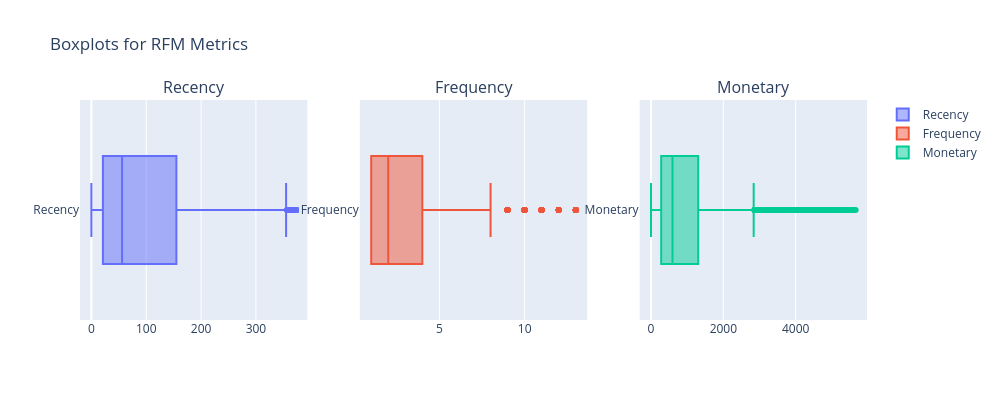

The code cell stored with this chart in its notebook:
### Code cell
# Check the updated distributions

fig = make_subplots(rows=1, cols=3, subplot_titles=["Recency", "Frequency", "Monetary"])

fig.add_trace(go.Box(x=rfm_table_cleaned['Recency'], name='Recency'), row=1, col=1)
fig.add_trace(go.Box(x=rfm_table_cleaned['Frequency'], name='Frequency'), row=1, col=2)
fig.add_trace(go.Box(x=rfm_table_cleaned['Monetary'], name='Monetary'), row=1, col=3)

fig.update_layout(height=400, width=1000, title_text="Boxplots for RFM Metrics")

#fig.write_html('plotly/boxplot_2.html')
fig.show();

### Figure 1 — Plotly figure (JSON) as saved in the notebook; plotly's stock layout.template omitted (floating-point values rounded to 4 significant figures; data arrays with more than 128 entries replaced by an {"elided": "..."} marker saying what was removed)
{"data": [{"name": "Recency", "type": "box", "x": {"elided": "4044 int values"}, "xaxis": "x", "yaxis": "y"}, {"name": "Frequency", "type": "box", "x": {"elided": "4044 int values"}, "xaxis": "x2", "yaxis": "y2"}, {"name": "Monetary", "type": "box", "x": {"elided": "4044 float values"}, "xaxis": "x3", "yaxis": "y3"}], "layout": {"annotations": [{"font": {"size": 16}, "showarrow": false, "text": "Recency", "x": 0.1444, "xanchor": "center", "xref": "paper", "y": 1, "yanchor": "bottom", "yref": "paper"}, {"font": {"size": 16}, "showarrow": false, "text": "Frequency", "x": 0.5, "xanchor": "center", "xref": "paper", "y": 1, "yanchor": "bottom", "yref": "paper"}, {"font": {"size": 16}, "showarrow": false, "text": "Monetary", "x": 0.8556, "xanchor": "center", "xref": "paper", "y": 1, "yanchor": "bottom", "yref": "paper"}], "height": 400, "title": {"text": "Boxplots for RFM Metrics"}, "width": 1000, "xaxis": {"anchor": "y", "domain": [0, 0.2889]}, "xaxis2": {"anchor": "y2", "domain": [0.3556, 0.6444]}, "xaxis3": {"anchor": "y3", "domain": [0.7111, 1]}, "yaxis": {"anchor": "x", "domain": [0, 1]}, "yaxis2": {"anchor": "x2", "domain": [0, 1]}, "yaxis3": {"anchor": "x3", "domain": [0, 1]}}}
